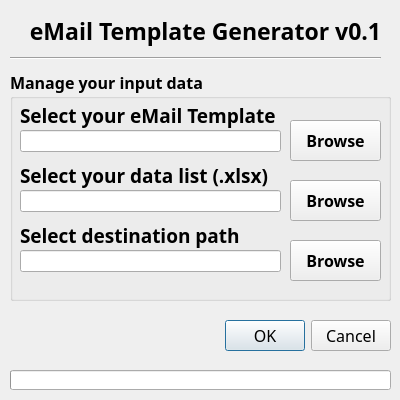
<?xml version="1.0" encoding="UTF-8"?>
<ui version="4.0">
 <class>MainWindow</class>
 <widget class="QMainWindow" name="MainWindow">
  <property name="windowModality">
   <enum>Qt::ApplicationModal</enum>
  </property>
  <property name="geometry">
   <rect>
    <x>0</x>
    <y>0</y>
    <width>400</width>
    <height>400</height>
   </rect>
  </property>
  <property name="minimumSize">
   <size>
    <width>400</width>
    <height>400</height>
   </size>
  </property>
  <property name="maximumSize">
   <size>
    <width>400</width>
    <height>400</height>
   </size>
  </property>
  <property name="windowTitle">
   <string>eMail Template Generator</string>
  </property>
  <widget class="QWidget" name="centralwidget">
   <widget class="QGroupBox" name="groupBox">
    <property name="geometry">
     <rect>
      <x>10</x>
      <y>70</y>
      <width>381</width>
      <height>231</height>
     </rect>
    </property>
    <property name="font">
     <font>
      <family>TH SarabunPSK</family>
      <pointsize>12</pointsize>
      <weight>75</weight>
      <bold>true</bold>
     </font>
    </property>
    <property name="title">
     <string>Manage your input data</string>
    </property>
    <property name="flat">
     <bool>false</bool>
    </property>
    <widget class="QPushButton" name="btnBrowseDataList">
     <property name="geometry">
      <rect>
       <x>280</x>
       <y>110</y>
       <width>91</width>
       <height>41</height>
      </rect>
     </property>
     <property name="font">
      <font>
       <family>TH SarabunPSK</family>
       <pointsize>12</pointsize>
      </font>
     </property>
     <property name="text">
      <string>Browse</string>
     </property>
    </widget>
    <widget class="QPushButton" name="btnBrowseTemplate">
     <property name="geometry">
      <rect>
       <x>280</x>
       <y>50</y>
       <width>91</width>
       <height>41</height>
      </rect>
     </property>
     <property name="font">
      <font>
       <family>TH SarabunPSK</family>
       <pointsize>12</pointsize>
      </font>
     </property>
     <property name="text">
      <string>Browse</string>
     </property>
    </widget>
    <widget class="QLineEdit" name="txtDestinationPath">
     <property name="geometry">
      <rect>
       <x>10</x>
       <y>180</y>
       <width>261</width>
       <height>22</height>
      </rect>
     </property>
     <property name="font">
      <font>
       <family>TH SarabunPSK</family>
       <pointsize>11</pointsize>
      </font>
     </property>
     <property name="readOnly">
      <bool>true</bool>
     </property>
    </widget>
    <widget class="QLabel" name="label_4">
     <property name="geometry">
      <rect>
       <x>10</x>
       <y>150</y>
       <width>261</width>
       <height>31</height>
      </rect>
     </property>
     <property name="font">
      <font>
       <family>TH SarabunPSK</family>
       <pointsize>14</pointsize>
       <weight>75</weight>
       <bold>true</bold>
      </font>
     </property>
     <property name="locale">
      <locale language="English" country="UnitedStates"/>
     </property>
     <property name="text">
      <string>Select destination path</string>
     </property>
    </widget>
    <widget class="QPushButton" name="btnBrowseDestination">
     <property name="geometry">
      <rect>
       <x>280</x>
       <y>170</y>
       <width>91</width>
       <height>41</height>
      </rect>
     </property>
     <property name="font">
      <font>
       <family>TH SarabunPSK</family>
       <pointsize>12</pointsize>
      </font>
     </property>
     <property name="text">
      <string>Browse</string>
     </property>
    </widget>
   </widget>
   <widget class="QLabel" name="label">
    <property name="geometry">
     <rect>
      <x>30</x>
      <y>10</y>
      <width>351</width>
      <height>41</height>
     </rect>
    </property>
    <property name="font">
     <font>
      <family>TH SarabunPSK</family>
      <pointsize>17</pointsize>
      <weight>75</weight>
      <bold>true</bold>
     </font>
    </property>
    <property name="locale">
     <locale language="English" country="UnitedStates"/>
    </property>
    <property name="text">
     <string>eMail Template Generator v0.1</string>
    </property>
    <property name="alignment">
     <set>Qt::AlignCenter</set>
    </property>
   </widget>
   <widget class="QLineEdit" name="txtEmailTemplatePath">
    <property name="geometry">
     <rect>
      <x>20</x>
      <y>130</y>
      <width>261</width>
      <height>22</height>
     </rect>
    </property>
    <property name="font">
     <font>
      <family>TH SarabunPSK</family>
      <pointsize>11</pointsize>
     </font>
    </property>
    <property name="readOnly">
     <bool>true</bool>
    </property>
   </widget>
   <widget class="Line" name="line">
    <property name="geometry">
     <rect>
      <x>10</x>
      <y>50</y>
      <width>371</width>
      <height>16</height>
     </rect>
    </property>
    <property name="orientation">
     <enum>Qt::Horizontal</enum>
    </property>
   </widget>
   <widget class="QLabel" name="label_3">
    <property name="geometry">
     <rect>
      <x>20</x>
      <y>160</y>
      <width>261</width>
      <height>31</height>
     </rect>
    </property>
    <property name="font">
     <font>
      <family>TH SarabunPSK</family>
      <pointsize>14</pointsize>
      <weight>75</weight>
      <bold>true</bold>
     </font>
    </property>
    <property name="locale">
     <locale language="English" country="UnitedStates"/>
    </property>
    <property name="text">
     <string>Select your data list (.xlsx)</string>
    </property>
   </widget>
   <widget class="QLineEdit" name="txtDataListPath">
    <property name="geometry">
     <rect>
      <x>20</x>
      <y>190</y>
      <width>261</width>
      <height>22</height>
     </rect>
    </property>
    <property name="font">
     <font>
      <family>TH SarabunPSK</family>
      <pointsize>11</pointsize>
     </font>
    </property>
    <property name="readOnly">
     <bool>true</bool>
    </property>
   </widget>
   <widget class="QDialogButtonBox" name="buttonConfirm">
    <property name="geometry">
     <rect>
      <x>190</x>
      <y>320</y>
      <width>201</width>
      <height>32</height>
     </rect>
    </property>
    <property name="font">
     <font>
      <family>TH SarabunPSK</family>
      <pointsize>12</pointsize>
     </font>
    </property>
    <property name="orientation">
     <enum>Qt::Horizontal</enum>
    </property>
    <property name="standardButtons">
     <set>QDialogButtonBox::Cancel|QDialogButtonBox::Ok</set>
    </property>
   </widget>
   <widget class="QLabel" name="label_2">
    <property name="geometry">
     <rect>
      <x>20</x>
      <y>100</y>
      <width>261</width>
      <height>31</height>
     </rect>
    </property>
    <property name="font">
     <font>
      <family>TH SarabunPSK</family>
      <pointsize>14</pointsize>
      <weight>75</weight>
      <bold>true</bold>
     </font>
    </property>
    <property name="locale">
     <locale language="English" country="UnitedStates"/>
    </property>
    <property name="text">
     <string>Select your eMail Template</string>
    </property>
   </widget>
   <widget class="QProgressBar" name="progressBar">
    <property name="enabled">
     <bool>true</bool>
    </property>
    <property name="geometry">
     <rect>
      <x>10</x>
      <y>370</y>
      <width>381</width>
      <height>20</height>
     </rect>
    </property>
    <property name="font">
     <font>
      <family>TH SarabunPSK</family>
      <pointsize>11</pointsize>
      <kerning>true</kerning>
     </font>
    </property>
    <property name="value">
     <number>0</number>
    </property>
    <property name="textVisible">
     <bool>false</bool>
    </property>
   </widget>
  </widget>
 </widget>
 <resources/>
 <connections/>
</ui>
